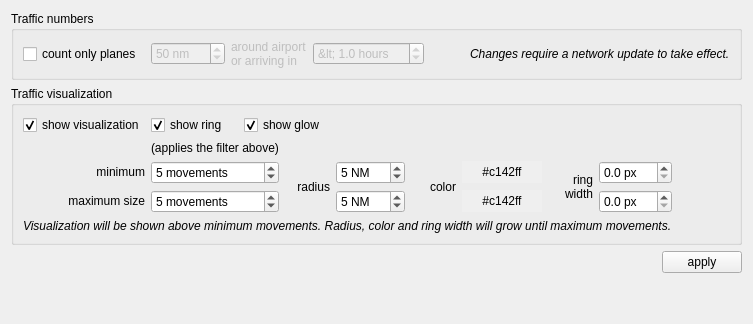
     <widget class="QWidget" name="tabAirportsTraffic">
      <attribute name="title">
       <string>Airports (traffic)</string>
      </attribute>
      <layout class="QVBoxLayout" name="verticalLayout_22">
       <item>
        <widget class="QGroupBox" name="groupBoxAirportTraffic">
         <property name="title">
          <string>Traffic numbers</string>
         </property>
         <layout class="QGridLayout" name="gridLayout_32">
          <item row="0" column="0">
           <layout class="QGridLayout" name="gridLayout_APtraffic">
            <item row="1" column="5">
             <widget class="QLabel" name="label_168">
              <property name="font">
               <font>
                <italic>true</italic>
               </font>
              </property>
              <property name="text">
               <string>Changes require a network update to take effect.</string>
              </property>
             </widget>
            </item>
            <item row="1" column="0">
             <widget class="QCheckBox" name="cbFilterTraffic">
              <property name="toolTip">
               <string>This applies to the numbers shown beneath an airport on the map.</string>
              </property>
              <property name="text">
               <string>count only planes </string>
              </property>
             </widget>
            </item>
            <item row="1" column="4">
             <spacer name="horizontalSpacer_4">
              <property name="orientation">
               <enum>Qt::Horizontal</enum>
              </property>
              <property name="sizeHint" stdset="0">
               <size>
                <width>40</width>
                <height>20</height>
               </size>
              </property>
             </spacer>
            </item>
            <item row="1" column="3">
             <widget class="QDoubleSpinBox" name="spFilterArriving">
              <property name="enabled">
               <bool>false</bool>
              </property>
              <property name="toolTip">
               <string>This depends on the calculated ETA for each plane.</string>
              </property>
              <property name="prefix">
               <string>&lt; </string>
              </property>
              <property name="suffix">
               <string> hours</string>
              </property>
              <property name="decimals">
               <number>1</number>
              </property>
              <property name="singleStep">
               <double>0.100000000000000</double>
              </property>
              <property name="value">
               <double>1.000000000000000</double>
              </property>
             </widget>
            </item>
            <item row="1" column="1">
             <widget class="QSpinBox" name="spFilterDistance">
              <property name="enabled">
               <bool>false</bool>
              </property>
              <property name="suffix">
               <string> nm</string>
              </property>
              <property name="prefix">
               <string/>
              </property>
              <property name="maximum">
               <number>9999</number>
              </property>
              <property name="singleStep">
               <number>5</number>
              </property>
              <property name="value">
               <number>50</number>
              </property>
             </widget>
            </item>
            <item row="1" column="2">
             <widget class="QLabel" name="label_49">
              <property name="enabled">
               <bool>false</bool>
              </property>
              <property name="text">
               <string>around airport
or arriving in </string>
              </property>
              <property name="buddy">
               <cstring>spFilterDistance</cstring>
              </property>
             </widget>
            </item>
           </layout>
          </item>
         </layout>
        </widget>
       </item>
       <item>
        <widget class="QGroupBox" name="groupBox_19">
         <property name="title">
          <string>Traffic visualization</string>
         </property>
         <layout class="QGridLayout" name="gridLayout_31">
          <item row="4" column="1">
           <widget class="QSpinBox" name="sbCongestionMovementsMin">
            <property name="suffix">
             <string> movements</string>
            </property>
            <property name="minimum">
             <number>1</number>
            </property>
            <property name="value">
             <number>5</number>
            </property>
           </widget>
          </item>
          <item row="5" column="0">
           <widget class="QLabel" name="label_164">
            <property name="text">
             <string>&lt;html&gt;&lt;head/&gt;&lt;body&gt;&lt;p align=&quot;right&quot;&gt;maximum size&lt;/p&gt;&lt;/body&gt;&lt;/html&gt;</string>
            </property>
           </widget>
          </item>
          <item row="4" column="7">
           <widget class="QDoubleSpinBox" name="sbCongestionBorderLineStrengthMin">
            <property name="toolTip">
             <string>&lt;html&gt;&lt;head/&gt;&lt;body&gt;&lt;p&gt;High values might be restricted by your graphics hardware.&lt;/p&gt;&lt;p&gt;(GL_ALIASED_LINE_WIDTH_RANGE , GL_SMOOTH_LINE_WIDTH_RANGE)&lt;/p&gt;&lt;/body&gt;&lt;/html&gt;</string>
            </property>
            <property name="suffix">
             <string> px</string>
            </property>
            <property name="decimals">
             <number>1</number>
            </property>
            <property name="maximum">
             <double>999.000000000000000</double>
            </property>
            <property name="singleStep">
             <double>0.100000000000000</double>
            </property>
           </widget>
          </item>
          <item row="4" column="3">
           <widget class="QSpinBox" name="sbCongestionRadiusMin">
            <property name="suffix">
             <string> NM</string>
            </property>
            <property name="maximum">
             <number>999</number>
            </property>
            <property name="value">
             <number>5</number>
            </property>
           </widget>
          </item>
          <item row="4" column="0">
           <widget class="QLabel" name="label_163">
            <property name="text">
             <string>&lt;html&gt;&lt;head/&gt;&lt;body&gt;&lt;p align=&quot;right&quot;&gt;minimum&lt;/p&gt;&lt;/body&gt;&lt;/html&gt;</string>
            </property>
           </widget>
          </item>
          <item row="0" column="0">
           <widget class="QCheckBox" name="cbShowCongestion">
            <property name="toolTip">
             <string>Those 'congestion rings' shall give you a visual hint about the traffic an airports receives at the moment.</string>
            </property>
            <property name="text">
             <string>show visualization</string>
            </property>
            <property name="checked">
             <bool>true</bool>
            </property>
           </widget>
          </item>
          <item row="4" column="5">
           <widget class="QPushButton" name="pbCongestionColorMin">
            <property name="autoFillBackground">
             <bool>true</bool>
            </property>
            <property name="text">
             <string>#c142ff</string>
            </property>
            <property name="flat">
             <bool>true</bool>
            </property>
           </widget>
          </item>
          <item row="4" column="4" rowspan="2">
           <widget class="QLabel" name="label_166">
            <property name="text">
             <string>&lt;html&gt;&lt;head/&gt;&lt;body&gt;&lt;p align=&quot;right&quot;&gt;color&lt;/p&gt;&lt;/body&gt;&lt;/html&gt;</string>
            </property>
           </widget>
          </item>
          <item row="4" column="6" rowspan="2">
           <widget class="QLabel" name="label_167">
            <property name="text">
             <string>&lt;html&gt;&lt;head/&gt;&lt;body&gt;&lt;p align=&quot;right&quot;&gt;ring&lt;br/&gt;width&lt;/p&gt;&lt;/body&gt;&lt;/html&gt;</string>
            </property>
           </widget>
          </item>
          <item row="0" column="1" colspan="2">
           <layout class="QHBoxLayout" name="horizontalLayout_17">
            <item>
             <widget class="QCheckBox" name="btnCongestionShowRing">
              <property name="text">
               <string>show ring</string>
              </property>
              <property name="checkable">
               <bool>true</bool>
              </property>
              <property name="checked">
               <bool>true</bool>
              </property>
             </widget>
            </item>
            <item>
             <widget class="QCheckBox" name="btnCongestionShowGlow">
              <property name="text">
               <string>show glow</string>
              </property>
              <property name="checkable">
               <bool>true</bool>
              </property>
              <property name="checked">
               <bool>true</bool>
              </property>
             </widget>
            </item>
           </layout>
          </item>
          <item row="6" column="0" colspan="8">
           <widget class="QLabel" name="label_59">
            <property name="font">
             <font>
              <italic>true</italic>
             </font>
            </property>
            <property name="text">
             <string>Visualization will be shown above minimum movements. Radius, color and ring width will grow until maximum movements.</string>
            </property>
           </widget>
          </item>
          <item row="5" column="1">
           <widget class="QSpinBox" name="sbCongestionMovementsMax">
            <property name="suffix">
             <string> movements</string>
            </property>
            <property name="minimum">
             <number>1</number>
            </property>
            <property name="maximum">
             <number>999</number>
            </property>
            <property name="value">
             <number>5</number>
            </property>
           </widget>
          </item>
          <item row="4" column="2" rowspan="2">
           <widget class="QLabel" name="label_165">
            <property name="text">
             <string>&lt;html&gt;&lt;head/&gt;&lt;body&gt;&lt;p align=&quot;right&quot;&gt;radius&lt;/p&gt;&lt;/body&gt;&lt;/html&gt;</string>
            </property>
           </widget>
          </item>
          <item row="3" column="1">
           <widget class="QLabel" name="label_57">
            <property name="text">
             <string>(applies the filter above)</string>
            </property>
            <property name="buddy">
             <cstring>sbCongestionMovementsMin</cstring>
            </property>
           </widget>
          </item>
          <item row="4" column="8">
           <spacer name="horizontalSpacer_3">
            <property name="orientation">
             <enum>Qt::Horizontal</enum>
            </property>
            <property name="sizeHint" stdset="0">
             <size>
              <width>40</width>
              <height>20</height>
             </size>
            </property>
           </spacer>
          </item>
          <item row="5" column="3">
           <widget class="QSpinBox" name="sbCongestionRadiusMax">
            <property name="suffix">
             <string> NM</string>
            </property>
            <property name="maximum">
             <number>999</number>
            </property>
            <property name="value">
             <number>5</number>
            </property>
           </widget>
          </item>
          <item row="5" column="5">
           <widget class="QPushButton" name="pbCongestionColorMax">
            <property name="autoFillBackground">
             <bool>true</bool>
            </property>
            <property name="text">
             <string>#c142ff</string>
            </property>
            <property name="flat">
             <bool>true</bool>
            </property>
           </widget>
          </item>
          <item row="5" column="7">
           <widget class="QDoubleSpinBox" name="sbCongestionBorderLineStrengthMax">
            <property name="toolTip">
             <string>&lt;html&gt;&lt;head/&gt;&lt;body&gt;&lt;p&gt;High values might be restricted by your graphics hardware.(GL_ALIASED_LINE_WIDTH_RANGE , GL_SMOOTH_LINE_WIDTH_RANGE)&lt;/p&gt;&lt;/body&gt;&lt;/html&gt;</string>
            </property>
            <property name="suffix">
             <string> px</string>
            </property>
            <property name="decimals">
             <number>1</number>
            </property>
            <property name="maximum">
             <double>999.000000000000000</double>
            </property>
            <property name="singleStep">
             <double>0.100000000000000</double>
            </property>
           </widget>
          </item>
         </layout>
        </widget>
       </item>
       <item>
        <layout class="QHBoxLayout" name="horizontalLayout_13">
         <item>
          <spacer name="horizontalSpacer_36">
           <property name="orientation">
            <enum>Qt::Horizontal</enum>
           </property>
           <property name="sizeHint" stdset="0">
            <size>
             <width>40</width>
             <height>20</height>
            </size>
           </property>
          </spacer>
         </item>
         <item>
          <widget class="QPushButton" name="applyAirports_2">
           <property name="toolTip">
            <string>To see the effect, all pilots lists are re-calculated.</string>
           </property>
           <property name="text">
            <string>apply</string>
           </property>
          </widget>
         </item>
        </layout>
       </item>
       <item>
        <spacer name="verticalSpacer_6">
         <property name="orientation">
          <enum>Qt::Vertical</enum>
         </property>
         <property name="sizeHint" stdset="0">
          <size>
           <width>20</width>
           <height>40</height>
          </size>
         </property>
        </spacer>
       </item>
      </layout>
     </widget>
